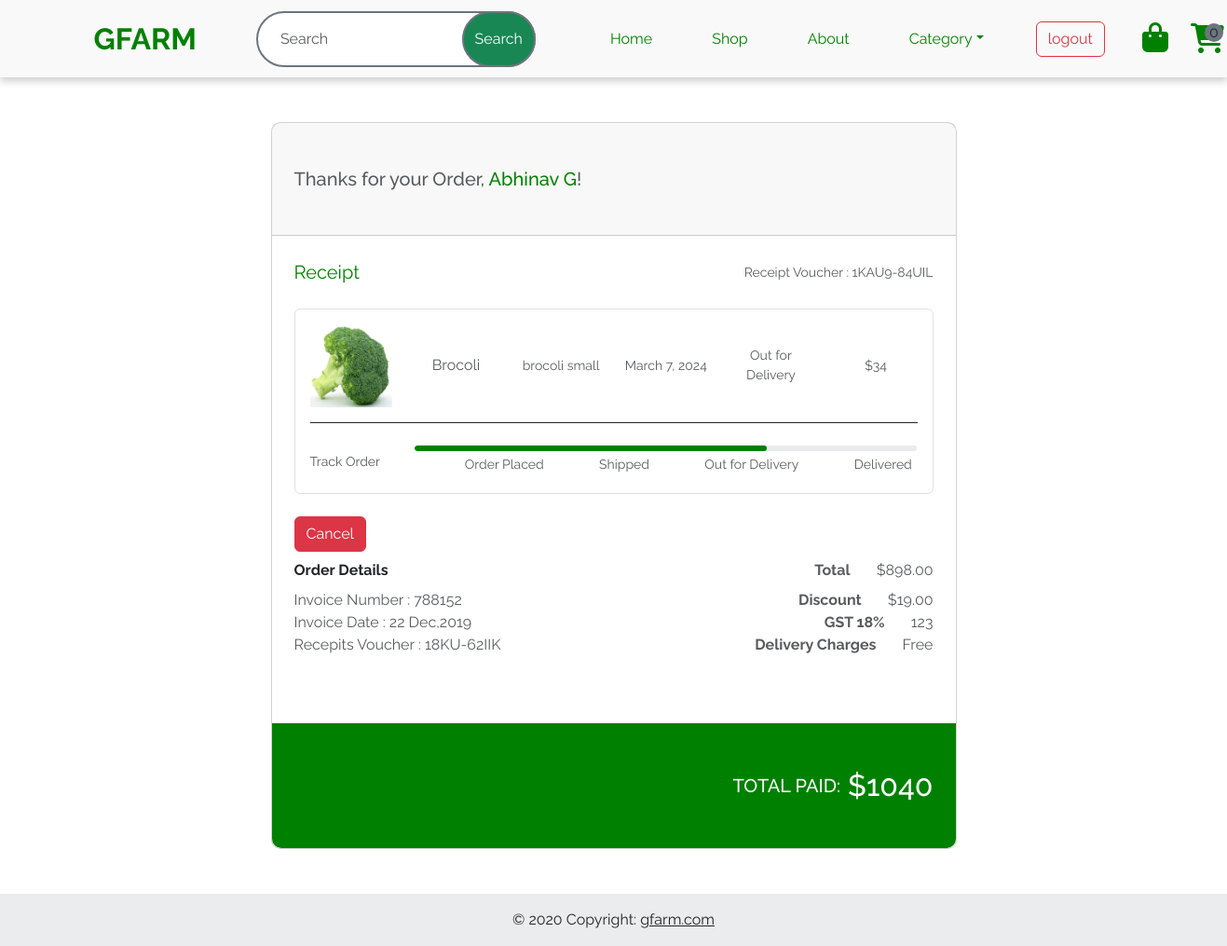
Before: /user/order/ (signed in) with the older database file.
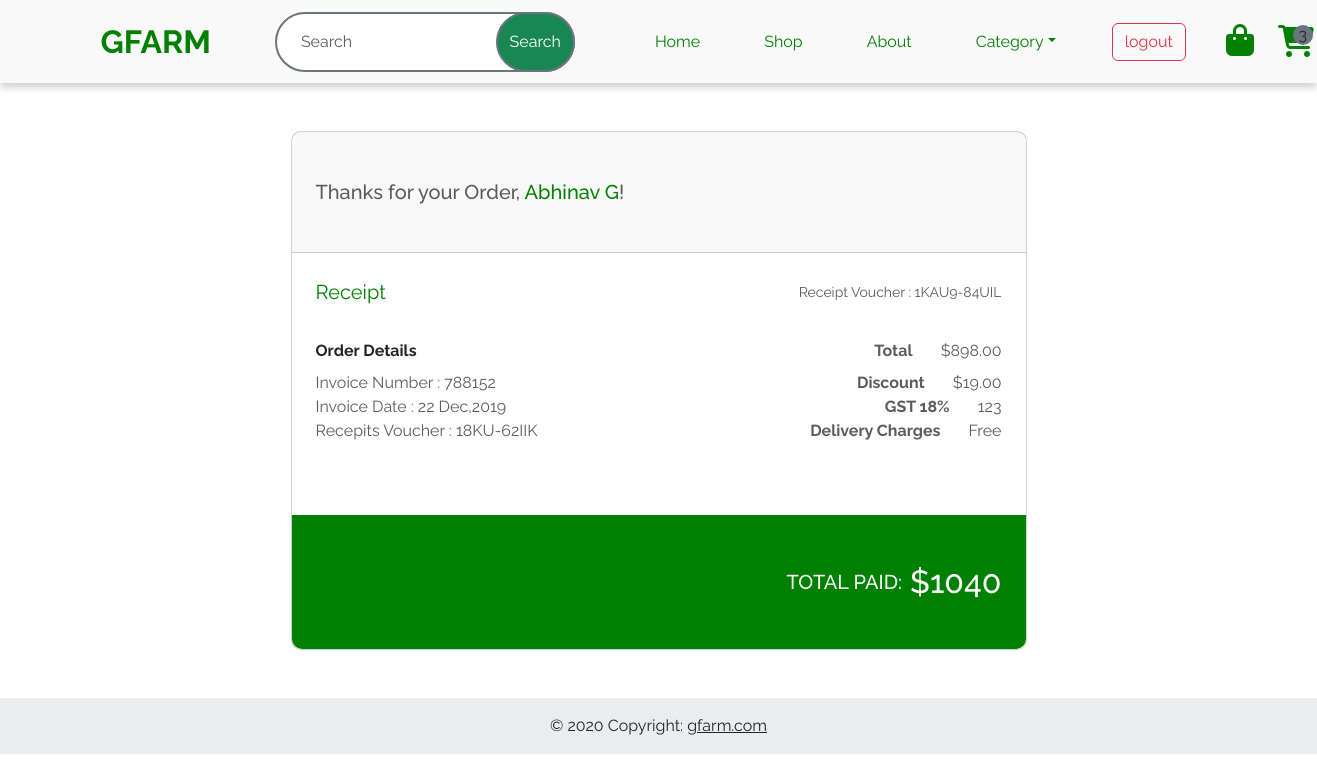
After: the same page with the newer database file.
### account/models.py (models this page shows, shortened)
class Orders(models.Model):
    products = models.ForeignKey(Products,on_delete=models.CASCADE)
    user = models.ForeignKey(User,on_delete=models.CASCADE)
    phone = models.IntegerField()
    date = models.DateField(auto_now_add=True)
    address = models.CharField(max_length=300)
    options = (
        ('Order Placed','Order Placed'),
        ('Cancelled','Cancelled'),
        ('Shipped','Shipped'),
        ('Out for Delivery','Out for Delivery'),
        ('Delivered','Delivered'),
    )
    order_status = models.CharField(max_length=300,default='Order Placed',choices=options)

class Products(models.Model):
    title = models.CharField(max_length=50)
    description = models.CharField(max_length=50)
    price = models.IntegerField()
    image = models.ImageField(upload_to='product_images')
    options=(
        ('Vegetables','Vegetables'),
        ('Fruits','Fruits'),
        ('Diary','Diary'),
        ('Spices','Spices'),
    )
    category = models.CharField(max_length=100,choices = options)
    stock = models.IntegerField()
    is_offer = models.BooleanField(default=False,null=True)
    offer_price = models.IntegerField(null=True)

### user/views.py (the view)
# urls.py: path('order/',views.Order.as_view(),name='order'),
@method_decorator(dec,name='dispatch')
class Order(ListView):
    template_name='order.html'
    queryset = Orders.objects.all()
    context_object_name='order'
    def get_queryset(self):
        res=super().get_queryset()
        res=res.filter(user=self.request.user)
        return res

### account/views.py (called while the page is built)
def signin_required(func):
    def inner(request,**kwargs):
        if request.user.is_authenticated:
            return func(request,**kwargs)
        else:
            messages.error(request,'Login required')
            return redirect('login')
    return inner

### user/context_processor.py (called while the page is built)
def cart_count(request):
    if request.user.is_authenticated:
        count = Cart.objects.filter(user = request.user).count()
        return {'count':count}
    else:
        return {'count':0}

### user/templates/order.html (shortened to what the changed rows need)
{% extends "landing.html" %}
{% block main %}
<section class="h-100 gradient-custom">
    <div class="container py-5 h-100">
      <div class="row d-flex justify-content-center align-items-center h-100">
        <div class="col-lg-10 col-xl-8">
          <div class="card" style="border-radius: 10px;">
            <div class="card-body p-4">
              <div class="d-flex justify-content-between align-items-center mb-4">
                <p class="lead fw-normal mb-0" style="color: green;">Receipt</p>
                <p class="small text-muted mb-0">Receipt Voucher : 1KAU9-84UIL</p>
              </div>
              {% for item in order %}
              <div class="card shadow-0 border mb-4">
                <div class="card-body">
                  <div class="row">
                    <div class="col-md-2">
                      <img src="{{item.products.image.url}}"
                        class="img-fluid" alt="Phone">
                    </div>
                    <div class="col-md-2 text-center d-flex justify-content-center align-items-center">
                      <p class="text-muted mb-0">{{item.products.title}}</p>
                    </div>
                    <div class="col-md-2 text-center d-flex justify-content-center align-items-center">
                      <p class="text-muted mb-0 small">{{item.products.description}}</p>
                    </div>
                    <div class="col-md-2 text-center d-flex justify-content-center align-items-center">
                      <p class="text-muted mb-0 small">{{item.date}}</p>
                    </div>
                    <div class="col-md-2 text-center d-flex justify-content-center align-items-center">
                      <p class="text-muted mb-0 small">{{item.order_status}}</p>
                    </div>
                    <div class="col-md-2 text-center d-flex justify-content-center align-items-center">
                      <p class="text-muted mb-0 small">${{item.products.price}}</p>
                    </div>
                  </div>
                  <hr class="mb-4" style="background-color: #e0e0e0; opacity: 1;">
                  <div class="row d-flex align-items-center">
                    <div class="col-md-2">
                      <p class="text-muted mb-0 small">Track Order</p>
                    </div>
                    <div class="col-md-10">
                      {% if item.order_status == 'Order Placed' %}
                      <div class="progress" style="height: 6px; border-radius: 16px;">
                        <div class="progress-bar" role="progressbar"
                          style="width: 20%; border-radius: 16px; background-color: green;"
                          aria-valuemin="0" aria-valuemax="100"></div>
                      </div>
                      {% elif item.order_status == 'Shipped' %}
                      <div class="progress" style="height: 6px; border-radius: 16px;">
                        <div class="progress-bar" role="progressbar"
                          style="width: 40%; border-radius: 16px; background-color: green;"
                          aria-valuemin="0" aria-valuemax="100"></div>
                      </div>
                      {% elif item.order_status == 'Out for Delivery' %}
                      <div class="progress" style="height: 6px; border-radius: 16px;">
                        <div class="progress-bar" role="progressbar"
                          style="width: 70%; border-radius: 16px; background-color: green;"
                          aria-valuemin="0" aria-valuemax="100"></div>
                      </div>
                      {% elif item.order_status == 'Delivered' %}
                      <div class="progress" style="height: 6px; border-radius: 16px;">
                        <div class="progress-bar" role="progressbar"
                          style="width: 100%; border-radius: 16px; background-color: green;"
                          aria-valuemin="0" aria-valuemax="100"></div>
                      </div>
                      {% elif item.order_status == 'Cancelled' %}
                      <div class="progress" style="height: 6px; border-radius: 16px;">
                        <div class="progress-bar" role="progressbar"
                          style="width: 100%; border-radius: 16px; background-color: red;"
                          aria-valuemin="0" aria-valuemax="100"></div>
                      </div>
                      {% endif %}
                      <div class="d-flex justify-content-around mb-1">
                        <p class="text-muted mt-1 mb-0 small ms-xl-5">Order Placed</p>
                        <p class="text-muted mt-1 mb-0 small ms-xl-5">Shipped</p>
                        <p class="text-muted mt-1 mb-0 small ms-xl-5">Out for Delivery</p>
                        {% if item.order_status == 'Cancelled' %}
                        <p class="text-danger mt-1 mb-0 small ms-xl-5">Cancelled</p>
                        {% else %}
                        <p class="text-muted mt-1 mb-0 small ms-xl-5">Delivered</p>
                        {% endif %}
                      </div>
                    </div>
                  </div>
                </div>
              </div>
              <a href="{% url 'cancel' item.id %}" class="btn btn-danger">Cancel</a>
              {% endfor %}
              <div class="d-flex justify-content-between pt-2">
                <p class="fw-bold mb-0">Order Details</p>
                <p class="text-muted mb-0"><span class="fw-bold me-4">Total</span> $898.00</p>
              </div>
              <div class="d-flex justify-content-between pt-2">
                <p class="text-muted mb-0">Invoice Number : 788152</p>
                <p class="text-muted mb-0"><span class="fw-bold me-4">Discount</span> $19.00</p>
              </div>
              <div class="d-flex justify-content-between">
                <p class="text-muted mb-0">Invoice Date : 22 Dec,2019</p>
                <p class="text-muted mb-0"><span class="fw-bold me-4">GST 18%</span> 123</p>
              </div>
              <div class="d-flex justify-content-between mb-5">
                <p class="text-muted mb-0">Recepits Voucher : 18KU-62IIK</p>
                <p class="text-muted mb-0"><span class="fw-bold me-4">Delivery Charges</span> Free</p>
              </div>
            </div>
          </div>
        </div>
      </div>
    </div>
  </section>
{% endblock main %}

Changed rows visible on the page:
removed Orders: products.image (picture), products "Brocoli", products.description "brocoli small", date "March 7, 2024", order_status "Out for Delivery", products.price "34", shows "Delivered"
Other visible differences:
{{ count }}: "0" → "3"
